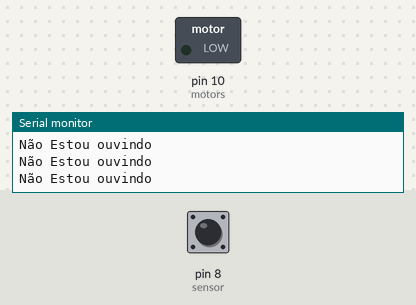
A sketch run on a simulated Arduino Uno, built with avr-gcc and run on an emulated ATmega328P. Parts: switched loads named in the sketch (green lamp = pin HIGH), the last lines printed to the serial monitor. Dashed ring = blinking. Inputs (shaded band) come from the test bench; at power-on: pin 8 (sensor) LOW.

Above: at 1.2 s.
1.3 s: pin 8 (sensor) driven HIGH
At 2.2 s:
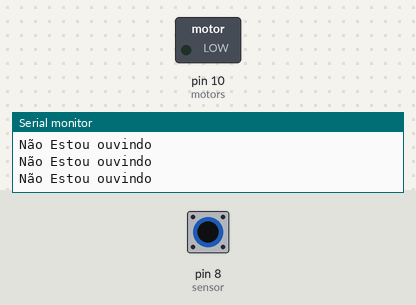
2.8 s: pin 8 (sensor) driven LOW
At 3.8 s:
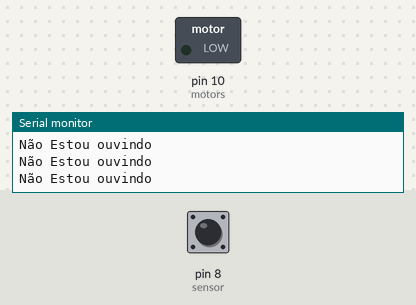
5.8 s: pin 8 (sensor) pulsed HIGH 5 times (0.12 s each, 0.3 s apart)
At 6.49 s:
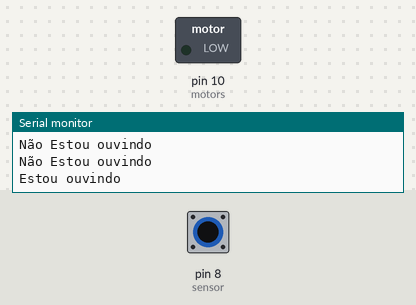
10.3 s: pin 8 (sensor) pulsed HIGH 5 times (0.12 s each, 0.3 s apart)
At 12.4 s:
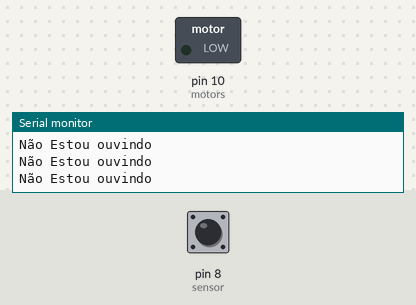
Timing chart, 0 to 13.9 s (numbered marks = the images above; inputs shaded):
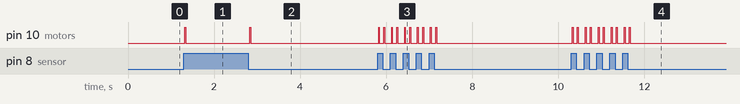

Measured:
- after the input at 1.3 s, pin 10 (motors): LOW → HIGH at once, → LOW 0.02 s later
- after the input at 2.8 s, pin 10 (motors): LOW → HIGH at once, → LOW 0.02 s later
- after the input at 5.8 s, pin 10 (motors): alternates HIGH for 0.02 s and LOW for 0.10 s, 20 changes in all, then stays LOW, starting at once
- after the input at 10.3 s, pin 10 (motors): alternates HIGH for 0.02 s and LOW for 0.10 s, 20 changes in all, then stays LOW, starting at once

The sketch:

Prototipo.ino
```cpp
const int sensor = 8;
const int motors= 10;

#define ON HIGH
#define OFF LOW

int present_condition = 0;
int previous_condition = 0;

void setup() {
  pinMode(sensor, INPUT);
  pinMode(motors, OUTPUT);
  Serial.begin(9600);
}

int leituraVibracao() {
  previous_condition = present_condition;
  present_condition = digitalRead(sensor);

  if (previous_condition != present_condition) {
    Serial.println("Estou ouvindo");
    digitalWrite(motors, ON);

  } else {
    Serial.println("Não Estou ouvindo");
    digitalWrite(motors, OFF);
  }
}

void loop() {
  leituraVibracao();
}
```
